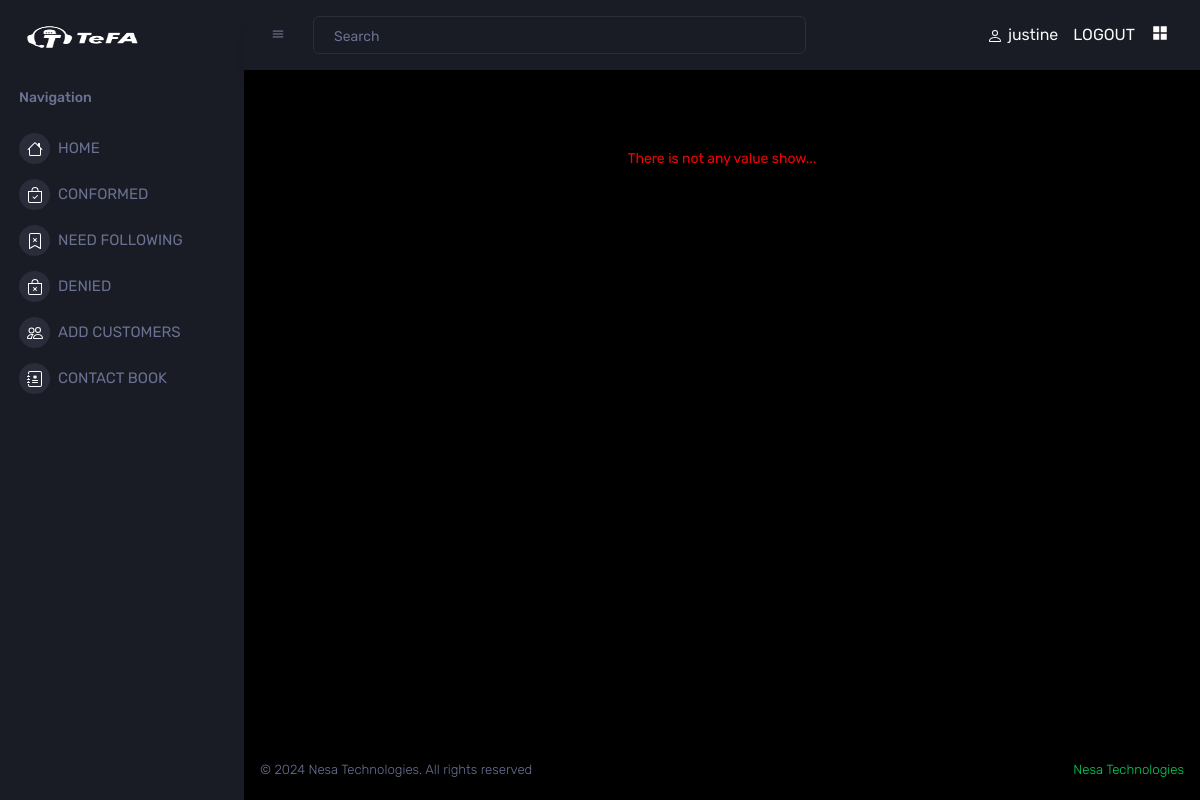
The page /need_following/ (signed in) on the database as committed earlier.
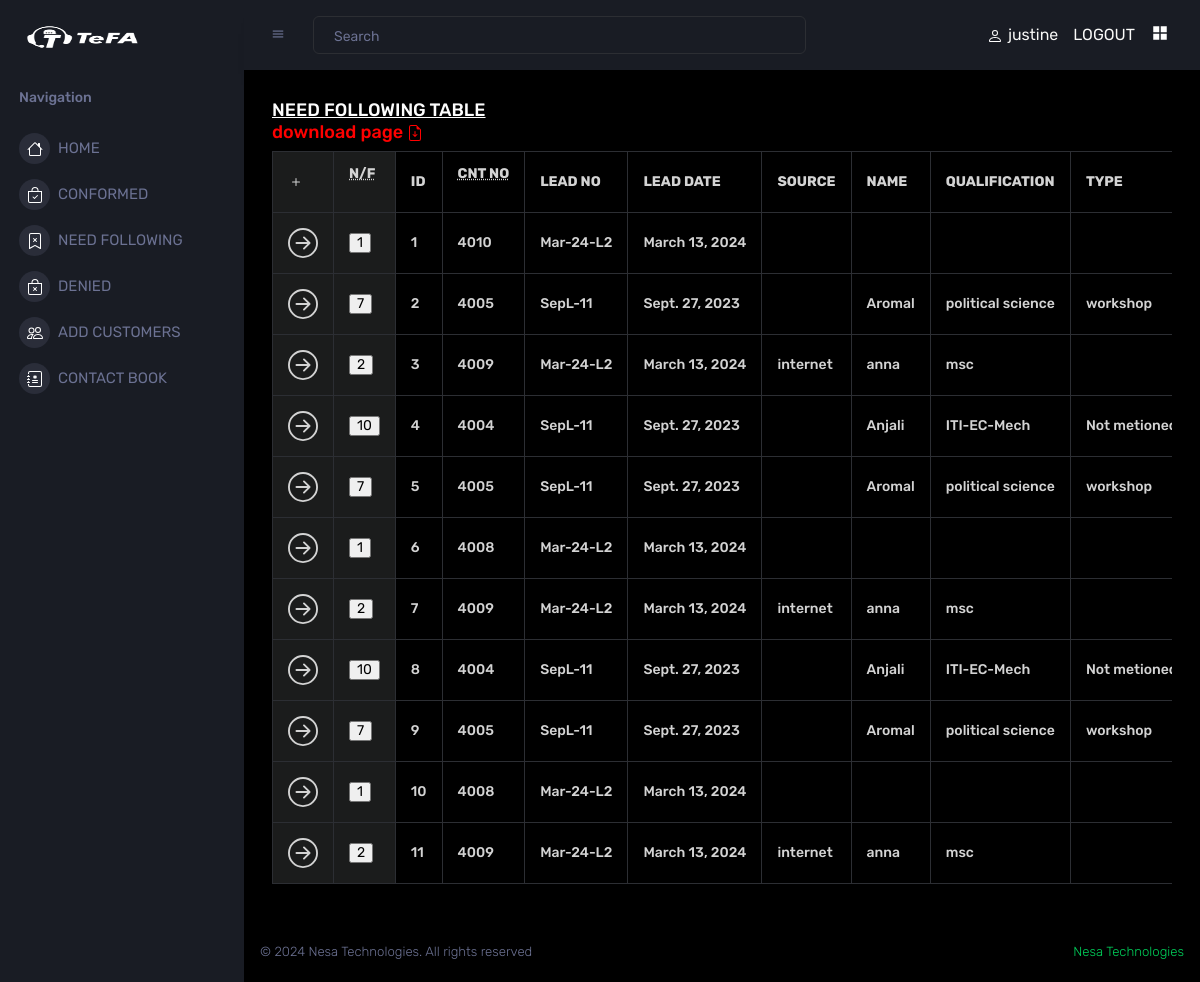
The same page on the database as committed later.
### TeFAapp/models.py (models this page shows, shortened)
class Calldetails(models.Model):
    lead = models.ForeignKey(Lead, on_delete=models.CASCADE)
    calls_made = models.ForeignKey(Employee_details, on_delete=models.CASCADE, related_name='calls_made')
    emp_remark = models.CharField(max_length=250)
    called_datetime = models.DateField(("Date"), default=datetime.date.today)
    called_meadium = models.CharField(max_length=10)
    calls_updated = models.ForeignKey(Employee_details, on_delete=models.CASCADE, related_name='calls_updated')
    no_of_followups = models.IntegerField(default=1)

class Lead(models.Model):
    control_no = models.IntegerField()
    date_time_added = models.DateField(("Date"), default=datetime.date.today)
    lead_given_date = models.DateField()
    lead_no = models.CharField(max_length=10, blank=True, null=True, validators=[alphanumeric])
    name = models.CharField(max_length= 50)
    course_type = models.CharField(max_length=20, default="")
    course = models.CharField(max_length=50)
    phone_no = models.IntegerField()
    email = models.EmailField(max_length=30)
    place = models.CharField(max_length=50)
    remark = models.CharField(max_length=250)
    status = models.IntegerField(default=0)
    source = models.CharField(max_length=100, default='')
    degree = models.CharField(max_length=250, default='')

### TeFAapp/views.py (the view)
# urls.py: path('need_following/', views.need_following, name='need_following'),
def need_following(request):
    if 'username' in request.session:
        data = Calldetails.objects.filter(lead__status=2)
        return render(request, 'need_following.html', {'data':data})
    else:
        return redirect('/')

### templates/need_following.html (shortened to what this page needs)
{% extends 'base.html' %}
{% block content %}
{% load static %}
<!DOCTYPE html>
<html>
<head>
</head>
<body>
    {% if data %}
        <h4><u>NEED FOLLOWING TABLE</u>
        <a href="{% url 'need_following_export_to_excel' %}">
            <h4 style="color:red;" >download page
            </h4>
        </a>
        <div class="table-responsive">
            <table class="table table-striped table-bordered ">
                <tr>
                    <th>
                        <svg xmlns="http://www.w3.org/2000/svg" width="16" height="16" fill="currentColor" class="bi bi-plus" viewBox="0 0 16 16">
                          <path d="M8 4a.5.5 0 0 1 .5.5v3h3a.5.5 0 0 1 0 1h-3v3a.5.5 0 0 1-1 0v-3h-3a.5.5 0 0 1 0-1h3v-3A.5.5 0 0 1 8 4"/>
                        </svg>
                    </th>
                    <th>
                        <p>
                            <abbr title="Number of Followups">N/F</abbr>
                        </p>
                    </th>
                    <th>ID</th>
                    <th>
                        <p>
                            <abbr title="CONTROL NO">CNT NO</abbr>
                        </p>
                    </th>
                    <th>LEAD NO</th>
                    <th>LEAD DATE</th>
                    <th>SOURCE</th>
                    <th>NAME</th>
                    <th>QUALIFICATION</th>
                    <th>TYPE</th>
                </tr>
                {% for i in data %}
                <tr>
                    <td>
                        <a onclick="followopenPopup({{ i.id }})">
                        </a>
                    </td>
                    <td> <input type="button" value={{i.no_of_followups}} onclick="openPopup({{ i.id }})"> </td>
                    <td>{{forloop.counter}}</td>
                    <td>{{i.lead.control_no}}</td>
                    <td>{{i.lead.lead_no}}</td>
                    <td>{{i.lead.lead_given_date}}</td>
                    <td>{{i.lead.source}}</td>
                    <td>{{i.lead.name}}</td>
                    <td>{{i.lead.degree}}</td>
                    <td>{{i.lead.course_type}}</td>
                </tr>
                {% endfor %}
            </table>
        </div>
    {% else %}
            <br>
            <br>
            <p align="center" style="color:red;"> There is not any value show... </p>
    {% endif %}
</body>
</html>
{% endblock %}

### templates/base.html (shortened to what this page needs)
{% load static %}
<!DOCTYPE html>
<html lang="en">
  <head>
    <link rel="stylesheet" href="{% static 'assets/vendors/mdi/css/materialdesignicons.min.css' %}">
    <link rel="stylesheet" href="{% static 'assets/vendors/css/vendor.bundle.base.css' %}">
    <link rel="stylesheet" href="{% static 'assets/vendors/jvectormap/jquery-jvectormap.css' %}">
    <link rel="stylesheet" href="{% static 'assets/vendors/flag-icon-css/css/flag-icon.min.css' %}">
    <link rel="stylesheet" href="{% static 'assets/vendors/owl-carousel-2/owl.carousel.min.css' %}">
    <link rel="stylesheet" href="{% static 'assets/vendors/owl-carousel-2/owl.theme.default.min.css' %}">
    <link rel="stylesheet" href="{% static 'assets/css/style.css' %}">
  </head>
  <body>
    <div class="container-scroller">
      <nav class="sidebar sidebar-offcanvas" id="sidebar">
        <div class="sidebar-brand-wrapper d-none d-lg-flex align-items-center justify-content-center fixed-top">
          <a class="sidebar-brand brand-logo" href="#"><img src="{% static 'logo_TeFA landscape.png' %}" alt="logo" /></a>
        </div>
        <ul class="nav">
          <li class="nav-item nav-category">
            <span class="nav-link">Navigation</span>
          </li>
          <li class="nav-item menu-items">
            <a class="nav-link" href="{% url 'home' %}">
              <span class="menu-icon">
              </span>
              <span class="menu-title">HOME</span>
            </a>
          </li>
          <li class="nav-item menu-items">
            <a class="nav-link" href="{% url 'conformed' %}">
              <span class="menu-icon">
              </span>
              <span class="menu-title">CONFORMED</span>
            </a>
          </li>
          <li class="nav-item menu-items">
            <a class="nav-link" href="{% url 'need_following' %}">
              <span class="menu-icon">
              </span>
              <span class="menu-title">NEED FOLLOWING</span>
            </a>
          </li>
          <li class="nav-item menu-items">
            <a class="nav-link" href="{% url 'denied' %}">
              <span class="menu-icon">
              </span>
              <span class="menu-title">DENIED</span>
            </a>
          </li>
          <li class="nav-item menu-items">
            <a class="nav-link" href="{% url 'add_customer' %}">
              <span class="menu-icon">
              </span>
              <span class="menu-title">ADD CUSTOMERS</span>
            </a>
          </li>
          <li class="nav-item menu-items">
            <a class="nav-link" href="{% url 'contactbook' %}">
              <span class="menu-icon">
              </span>
              <span class="menu-title">CONTACT BOOK</span>
            </a>
          </li>
        </ul>
      </nav>
      <div class="container-fluid page-body-wrapper">
        <nav class="navbar p-0 fixed-top d-flex flex-row">
          <div class="navbar-menu-wrapper flex-grow d-flex align-items-stretch">
            <button class="navbar-toggler navbar-toggler align-self-center" type="button" data-toggle="minimize">
              <span class="mdi mdi-menu"></span>
            </button>
            <ul class="navbar-nav w-100">
              <li class="nav-item w-100">
                <form class="nav-link mt-2 mt-md-0 d-none d-lg-flex search" action="{% url 'searchresult' %}" method="get">
                  <input class="form-control me-2" type="search" placeholder="Search" name="q" aria-label="Search" style="color: white;">
                </form>
              </li>
            </ul>
            <ul class="navbar-nav navbar-nav-right">
              {% if 'uid' in request.session %}
              <li>
              </li>
              <li>
                <a class="nav-link" href="#" style="color: rgb(250, 250, 249); margin-right: 15px;">{{request.session.username}}</a>
              </li>
              <li>
                <a class="nav-link" href="{% url 'logout' %}" style="color: rgb(250, 250, 249);">LOGOUT</a>
              </li>
              {% endif %}
              <li class="nav-item nav-settings d-none d-lg-block">
                <a class="nav-link" href="#">
                  <i class="mdi mdi-view-grid"></i>
                </a>
              </li>
            </ul>
          </div>
        </nav>
        <div class="main-panel">
          <div class="content-wrapper">
            {% block content %}
            {% endblock %}
          </div>
          <footer class="footer">
            <div class="d-sm-flex justify-content-center justify-content-sm-between">
              <span class="text-muted d-block text-center text-sm-left d-sm-inline-block">© 2024 Nesa Technologies. All rights reserved </span>
              <span class="float-none float-sm-right d-block mt-1 mt-sm-0 text-center"><a href="https://www.nesatechnologies.com/" target="_blank">Nesa Technologies</a> </span>
            </div>
          </footer>
        </div>
      </div>
    </div>
  </body>
</html>

### templates/need_following.html (style rules this page uses)
.table-responsive table tr th, .table-responsive table tr td { color: LightGrey; }
table, th, td { border: 1px solid white; border-collapse: collapse; padding: 15px; }
th:first-child, td:first-child { position: sticky; left: 0; background-color: #1b1c1c; z-index: 1; }
th:nth-child(2), td:nth-child(2) { position: sticky; left: 50px; background-color: #1b1c1c; z-index: 1; }

Rows that differ between the two databases and show on the page:
added Calldetails: no_of_followups "1", lead.control_no "4010", lead.lead_no "Mar-24-L2", lead.lead_given_date "March 13, 2024"
added Calldetails: no_of_followups "7", lead.control_no "4005", lead.lead_no "SepL-11", lead.lead_given_date "Sept. 27, 2023", lead.name "Aromal", lead.degree "political science", lead.course_type "workshop"
added Calldetails: no_of_followups "2", lead.control_no "4009", lead.lead_no "Mar-24-L2", lead.lead_given_date "March 13, 2024", lead.source "internet", lead.name "anna", lead.degree "msc"
added Calldetails: no_of_followups "10", lead.control_no "4004", lead.lead_no "SepL-11", lead.lead_given_date "Sept. 27, 2023", lead.name "Anjali", lead.degree "ITI-EC-Mech", lead.course_type "Not…"
added Calldetails: no_of_followups "7", lead.control_no "4005", lead.lead_no "SepL-11", lead.lead_given_date "Sept. 27, 2023", lead.name "Aromal", lead.degree "political science", lead.course_type "workshop"
added Calldetails: no_of_followups "1", lead.control_no "4008", lead.lead_no "Mar-24-L2", lead.lead_given_date "March 13, 2024"
added Calldetails: no_of_followups "2", lead.control_no "4009", lead.lead_no "Mar-24-L2", lead.lead_given_date "March 13, 2024", lead.source "internet", lead.name "anna", lead.degree "msc"
added Calldetails: no_of_followups "10", lead.control_no "4004", lead.lead_no "SepL-11", lead.lead_given_date "Sept. 27, 2023", lead.name "Anjali", lead.degree "ITI-EC-Mech", lead.course_type "Not…"
added Calldetails: no_of_followups "7", lead.control_no "4005", lead.lead_no "SepL-11", lead.lead_given_date "Sept. 27, 2023", lead.name "Aromal", lead.degree "political science", lead.course_type "workshop"
added Calldetails: no_of_followups "1", lead.control_no "4008", lead.lead_no "Mar-24-L2", lead.lead_given_date "March 13, 2024"
added Calldetails: no_of_followups "2", lead.control_no "4009", lead.lead_no "Mar-24-L2", lead.lead_given_date "March 13, 2024", lead.source "internet", lead.name "anna", lead.degree "msc"
Other text that changed with them:
text no longer shown: "There is not any value show..."
text now shown: "NEED FOLLOWING TABLE download page N/F ID CNT NO LEAD NO LEAD DATE SOURCE NAME QUALIFICATION TYPE"
